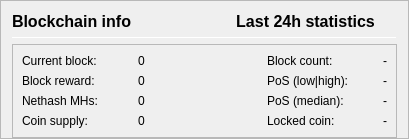
                   <widget class="QFrame" name="frameBlockchainInfo">
                    <property name="frameShape">
                     <enum>QFrame::StyledPanel</enum>
                    </property>
                    <property name="frameShadow">
                     <enum>QFrame::Raised</enum>
                    </property>
                    <layout class="QVBoxLayout" name="verticalLayout_18">
                     <property name="bottomMargin">
                      <number>0</number>
                     </property>
                     <item>
                      <layout class="QHBoxLayout">
                       <item>
                        <widget class="QLabel" name="label_blockchaininfo">
                         <property name="font">
                          <font>
                           <pointsize>12</pointsize>
                           <weight>75</weight>
                           <bold>true</bold>
                          </font>
                         </property>
                         <property name="text">
                          <string>Blockchain info</string>
                         </property>
                         <property name="alignment">
                          <set>Qt::AlignLeading</set>
                         </property>
                        </widget>
                       </item>
                       <item>
                        <spacer name="horizontalSpacer_6">
                         <property name="orientation">
                          <enum>Qt::Horizontal</enum>
                         </property>
                         <property name="sizeType">
                          <enum>QSizePolicy::Expanding</enum>
                         </property>
                         <property name="sizeHint" stdset="0">
                          <size>
                           <width>40</width>
                           <height>16</height>
                          </size>
                         </property>
                        </spacer>
                       </item>
                       <item>
                        <widget class="QLabel" name="label_24hblockchaininfo">
                         <property name="font">
                          <font>
                           <pointsize>12</pointsize>
                           <weight>75</weight>
                           <bold>true</bold>
                          </font>
                         </property>
                         <property name="text">
                          <string>Last 24h statistics     </string>
                         </property>
                         <property name="alignment">
                          <set>Qt::AlignRight</set>
                         </property>
                        </widget>
                       </item>
                      </layout>
                     </item>
                     <item>
                      <widget class="Line" name="line_Balance">
                       <property name="minimumSize">
                        <size>
                         <width>0</width>
                         <height>1</height>
                        </size>
                       </property>
                       <property name="maximumSize">
                        <size>
                         <width>16777215</width>
                         <height>1</height>
                        </size>
                       </property>
                       <property name="orientation">
                        <enum>Qt::Horizontal</enum>
                       </property>
                      </widget>
                     </item>
                     <item>
                      <widget class="QFrame" name="frameBlockchainInfoData">
                       <property name="frameShape">
                        <enum>QFrame::StyledPanel</enum>
                       </property>
                       <property name="frameShadow">
                        <enum>QFrame::Raised</enum>
                       </property>
                       <layout class="QGridLayout" name="gridLayout_3">
                        <item row="0" column="0">
                         <widget class="QLabel" name="label_CurrentBlock">
                          <property name="minimumSize">
                           <size>
                            <width>110</width>
                            <height>0</height>
                           </size>
                          </property>
                          <property name="maximumSize">
                           <size>
                            <width>130</width>
                            <height>16777215</height>
                           </size>
                          </property>
                          <property name="text">
                           <string>Current block:</string>
                          </property>
                          <property name="alignment">
                           <set>Qt::AlignVCenter</set>
                          </property>
                         </widget>
                        </item>
                        <item row="0" column="1">
                         <widget class="QLabel" name="label_CurrentBlock_value">
                          <property name="minimumSize">
                           <size>
                            <width>110</width>
                            <height>0</height>
                           </size>
                          </property>
                          <property name="maximumSize">
                           <size>
                            <width>130</width>
                            <height>16777215</height>
                           </size>
                          </property>
                          <property name="text">
                           <string>0</string>
                          </property>
                          <property name="alignment">
                           <set>Qt::AlignVCenter</set>
                          </property>
                         </widget>
                        </item>
                        <item row="0" column="2">
                         <widget class="QLabel" name="label_spacer">
                          <property name="minimumSize">
                           <size>
                            <width>0</width>
                            <height>0</height>
                           </size>
                          </property>
                          <property name="maximumSize">
                           <size>
                            <width>16777215</width>
                            <height>16777215</height>
                           </size>
                          </property>
                          <property name="text">
                           <string/>
                          </property>
                         </widget>
                        </item>
                        <item row="0" column="3">
                         <widget class="QLabel" name="label_24hBlock">
                          <property name="minimumSize">
                           <size>
                            <width>110</width>
                            <height>0</height>
                           </size>
                          </property>
                          <property name="maximumSize">
                           <size>
                            <width>130</width>
                            <height>16777215</height>
                           </size>
                          </property>
                          <property name="text">
                           <string>Block count:</string>
                          </property>
                          <property name="alignment">
                           <set>Qt::AlignVCenter</set>
                          </property>
                         </widget>
                        </item>
                        <item row="0" column="4">
                         <widget class="QLabel" name="label_24hBlock_value">
                          <property name="minimumSize">
                           <size>
                            <width>0</width>
                            <height>0</height>
                           </size>
                          </property>
                          <property name="maximumSize">
                           <size>
                            <width>100</width>
                            <height>16777215</height>
                           </size>
                          </property>
                          <property name="text">
                           <string>-</string>
                          </property>
                          <property name="alignment">
                           <set>Qt::AlignVCenter</set>
                          </property>
                         </widget>
                        </item>
                        <item row="1" column="0">
                         <widget class="QLabel" name="label_CurrentBlockReward">
                          <property name="text">
                           <string>Block reward:</string>
                          </property>
                          <property name="alignment">
                           <set>Qt::AlignVCenter</set>
                          </property>
                         </widget>
                        </item>
                        <item row="1" column="1">
                         <widget class="QLabel" name="label_CurrentBlockReward_value">
                          <property name="text">
                           <string>0</string>
                          </property>
                          <property name="alignment">
                           <set>Qt::AlignVCenter</set>
                          </property>
                         </widget>
                        </item>
                        <item row="1" column="3">
                         <widget class="QLabel" name="label_24hPoS">
                          <property name="toolTip">
                           <string>Average value of 100 max/min inputs in the last 24 hours</string>
                          </property>
                          <property name="text">
                           <string>PoS (low|high):</string>
                          </property>
                          <property name="alignment">
                           <set>Qt::AlignVCenter</set>
                          </property>
                         </widget>
                        </item>
                        <item row="1" column="4">
                         <widget class="QLabel" name="label_24hPoS_value">
                          <property name="text">
                           <string>-</string>
                          </property>
                          <property name="alignment">
                           <set>Qt::AlignVCenter</set>
                          </property>
                         </widget>
                        </item>
                        <item row="2" column="0">
                         <widget class="QLabel" name="label_Nethash">
                          <property name="text">
                           <string>Nethash MHs:</string>
                          </property>
                          <property name="alignment">
                           <set>Qt::AlignVCenter</set>
                          </property>
                         </widget>
                        </item>
                        <item row="2" column="1">
                         <widget class="QLabel" name="label_Nethash_value">
                          <property name="text">
                           <string>0</string>
                          </property>
                          <property name="alignment">
                           <set>Qt::AlignVCenter</set>
                          </property>
                         </widget>
                        </item>
                        <item row="2" column="3">
                         <widget class="QLabel" name="label_24hPoSMedian">
                          <property name="toolTip">
                           <string>Median value of all PoS inputs in the last 24 hours</string>
                          </property>
                          <property name="text">
                           <string>PoS (median):</string>
                          </property>
                          <property name="alignment">
                           <set>Qt::AlignVCenter</set>
                          </property>
                         </widget>
                        </item>
                        <item row="2" column="4">
                         <widget class="QLabel" name="label_24hPoSMedian_value">
                          <property name="text">
                           <string>-</string>
                          </property>
                          <property name="alignment">
                           <set>Qt::AlignVCenter</set>
                          </property>
                         </widget>
                        </item>
                        <item row="3" column="0">
                         <widget class="QLabel" name="label_Supply">
                          <property name="text">
                           <string>Coin supply:</string>
                          </property>
                          <property name="alignment">
                           <set>Qt::AlignVCenter</set>
                          </property>
                         </widget>
                        </item>
                        <item row="3" column="1">
                         <widget class="QLabel" name="label_Supply_value">
                          <property name="text">
                           <string>0</string>
                          </property>
                          <property name="alignment">
                           <set>Qt::AlignVCenter</set>
                          </property>
                         </widget>
                        </item>
                        <item row="3" column="3">
                         <widget class="QLabel" name="label_LockedCoin">
                          <property name="text">
                           <string>Locked coin:</string>
                          </property>
                          <property name="alignment">
                           <set>Qt::AlignVCenter</set>
                          </property>
                         </widget>
                        </item>
                        <item row="3" column="4">
                         <widget class="QLabel" name="label_LockedCoin_value">
                          <property name="text">
                           <string>-</string>
                          </property>
                          <property name="alignment">
                           <set>Qt::AlignVCenter</set>
                          </property>
                         </widget>
                        </item>
                       </layout>
                      </widget>
                     </item>
                    </layout>
                   </widget>
